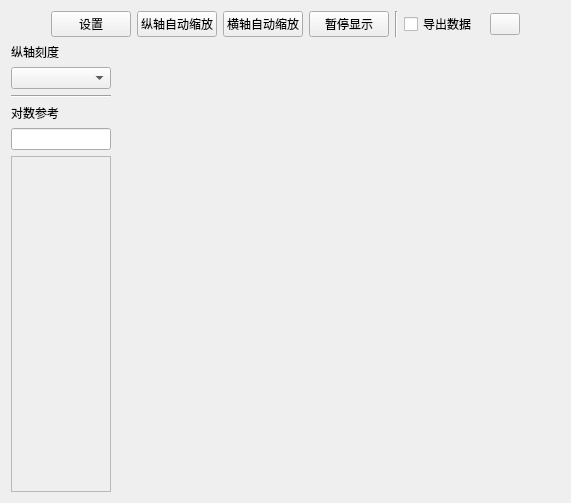
      <widget class="QWidget" name="tab_4">
       <attribute name="title">
        <string>数组</string>
       </attribute>
       <layout class="QVBoxLayout" name="verticalLayout_8">
        <item>
         <layout class="QHBoxLayout" name="horizontalLayout_13">
          <item>
           <layout class="QHBoxLayout" name="horizontalLayout_2">
            <item>
             <spacer name="horizontalSpacer_10">
              <property name="orientation">
               <enum>Qt::Horizontal</enum>
              </property>
              <property name="sizeHint" stdset="0">
               <size>
                <width>40</width>
                <height>20</height>
               </size>
              </property>
             </spacer>
            </item>
           </layout>
          </item>
          <item>
           <layout class="QHBoxLayout" name="horizontalLayout_29">
            <item>
             <widget class="QPushButton" name="ArrayTypeSettingBtn">
              <property name="text">
               <string>设置</string>
              </property>
             </widget>
            </item>
            <item>
             <widget class="QPushButton" name="arrayAutoScalingBtn">
              <property name="sizePolicy">
               <sizepolicy hsizetype="Fixed" vsizetype="Fixed">
                <horstretch>0</horstretch>
                <verstretch>0</verstretch>
               </sizepolicy>
              </property>
              <property name="minimumSize">
               <size>
                <width>0</width>
                <height>22</height>
               </size>
              </property>
              <property name="text">
               <string>纵轴自动缩放</string>
              </property>
             </widget>
            </item>
            <item>
             <widget class="QPushButton" name="arrayDefaultScalingBtn">
              <property name="sizePolicy">
               <sizepolicy hsizetype="Fixed" vsizetype="Fixed">
                <horstretch>0</horstretch>
                <verstretch>0</verstretch>
               </sizepolicy>
              </property>
              <property name="minimumSize">
               <size>
                <width>0</width>
                <height>22</height>
               </size>
              </property>
              <property name="text">
               <string>横轴自动缩放</string>
              </property>
             </widget>
            </item>
            <item>
             <widget class="QPushButton" name="arrayPauseBtn">
              <property name="sizePolicy">
               <sizepolicy hsizetype="Fixed" vsizetype="Fixed">
                <horstretch>0</horstretch>
                <verstretch>0</verstretch>
               </sizepolicy>
              </property>
              <property name="minimumSize">
               <size>
                <width>0</width>
                <height>22</height>
               </size>
              </property>
              <property name="text">
               <string>暂停显示</string>
              </property>
              <property name="checkable">
               <bool>true</bool>
              </property>
              <property name="checked">
               <bool>false</bool>
              </property>
             </widget>
            </item>
           </layout>
          </item>
          <item>
           <widget class="Line" name="line_14">
            <property name="orientation">
             <enum>Qt::Vertical</enum>
            </property>
           </widget>
          </item>
          <item>
           <layout class="QHBoxLayout" name="horizontalLayout_30">
            <item>
             <widget class="QCheckBox" name="arrayExportDataCheckbox">
              <property name="sizePolicy">
               <sizepolicy hsizetype="Fixed" vsizetype="Fixed">
                <horstretch>0</horstretch>
                <verstretch>0</verstretch>
               </sizepolicy>
              </property>
              <property name="minimumSize">
               <size>
                <width>80</width>
                <height>0</height>
               </size>
              </property>
              <property name="text">
               <string>导出数据</string>
              </property>
              <property name="checked">
               <bool>false</bool>
              </property>
             </widget>
            </item>
            <item>
             <widget class="QToolButton" name="ArrayExportFilePostionBtn">
              <property name="minimumSize">
               <size>
                <width>30</width>
                <height>22</height>
               </size>
              </property>
              <property name="maximumSize">
               <size>
                <width>30</width>
                <height>22</height>
               </size>
              </property>
              <property name="text">
               <string/>
              </property>
              <property name="icon">
               <iconset resource="ResourceFile.qrc">
                <normaloff>:/ResFile/File.png</normaloff>:/ResFile/File.png</iconset>
              </property>
             </widget>
            </item>
            <item>
             <spacer name="horizontalSpacer_11">
              <property name="orientation">
               <enum>Qt::Horizontal</enum>
              </property>
              <property name="sizeHint" stdset="0">
               <size>
                <width>40</width>
                <height>20</height>
               </size>
              </property>
             </spacer>
            </item>
           </layout>
          </item>
         </layout>
        </item>
        <item>
         <layout class="QGridLayout" name="gridLayout_4">
          <item row="0" column="0">
           <widget class="QWidget" name="widget_4" native="true">
            <property name="sizePolicy">
             <sizepolicy hsizetype="Fixed" vsizetype="Preferred">
              <horstretch>0</horstretch>
              <verstretch>0</verstretch>
             </sizepolicy>
            </property>
            <layout class="QVBoxLayout" name="verticalLayout_11">
             <property name="leftMargin">
              <number>0</number>
             </property>
             <property name="topMargin">
              <number>0</number>
             </property>
             <property name="rightMargin">
              <number>0</number>
             </property>
             <property name="bottomMargin">
              <number>0</number>
             </property>
             <item>
              <layout class="QGridLayout" name="gridLayout_6">
               <item row="3" column="0">
                <widget class="QLabel" name="label_20">
                 <property name="text">
                  <string>对数参考</string>
                 </property>
                </widget>
               </item>
               <item row="0" column="0">
                <widget class="QLabel" name="label_19">
                 <property name="sizePolicy">
                  <sizepolicy hsizetype="Fixed" vsizetype="Preferred">
                   <horstretch>0</horstretch>
                   <verstretch>0</verstretch>
                  </sizepolicy>
                 </property>
                 <property name="text">
                  <string>纵轴刻度</string>
                 </property>
                </widget>
               </item>
               <item row="4" column="0">
                <widget class="QLineEdit" name="dBNumCfgArrayEdit">
                 <property name="sizePolicy">
                  <sizepolicy hsizetype="Fixed" vsizetype="Fixed">
                   <horstretch>0</horstretch>
                   <verstretch>0</verstretch>
                  </sizepolicy>
                 </property>
                 <property name="maximumSize">
                  <size>
                   <width>100</width>
                   <height>16777215</height>
                  </size>
                 </property>
                </widget>
               </item>
               <item row="1" column="0">
                <widget class="QComboBox" name="combo_scale_type_array_Y"/>
               </item>
               <item row="2" column="0">
                <widget class="Line" name="line_20">
                 <property name="orientation">
                  <enum>Qt::Horizontal</enum>
                 </property>
                </widget>
               </item>
               <item row="5" column="0">
                <widget class="QScrollArea" name="scrollArea">
                 <property name="widgetResizable">
                  <bool>true</bool>
                 </property>
                 <widget class="QWidget" name="scrollAreaWidgetContents">
                  <property name="geometry">
                   <rect>
                    <x>0</x>
                    <y>0</y>
                    <width>98</width>
                    <height>419</height>
                   </rect>
                  </property>
                  <layout class="QVBoxLayout" name="verticalLayout_14">
                   <item>
                    <layout class="QVBoxLayout" name="verticalLayout_len"/>
                   </item>
                   <item>
                    <spacer name="verticalSpacer_5">
                     <property name="orientation">
                      <enum>Qt::Vertical</enum>
                     </property>
                     <property name="sizeHint" stdset="0">
                      <size>
                       <width>20</width>
                       <height>390</height>
                      </size>
                     </property>
                    </spacer>
                   </item>
                  </layout>
                 </widget>
                </widget>
               </item>
              </layout>
             </item>
            </layout>
           </widget>
          </item>
          <item row="0" column="1">
           <layout class="QVBoxLayout" name="verticalLayout_12">
            <item>
             <widget class="QWidget" name="ArrayGraphicsWidget" native="true">
              <property name="sizePolicy">
               <sizepolicy hsizetype="Preferred" vsizetype="Expanding">
                <horstretch>0</horstretch>
                <verstretch>0</verstretch>
               </sizepolicy>
              </property>
              <layout class="QHBoxLayout" name="horizontalLayout_14">
               <property name="spacing">
                <number>0</number>
               </property>
               <property name="leftMargin">
                <number>0</number>
               </property>
               <property name="topMargin">
                <number>0</number>
               </property>
               <property name="rightMargin">
                <number>0</number>
               </property>
               <property name="bottomMargin">
                <number>0</number>
               </property>
               <item>
                <layout class="QHBoxLayout" name="verticalLayout_Arrray">
                 <property name="leftMargin">
                  <number>0</number>
                 </property>
                </layout>
               </item>
              </layout>
             </widget>
            </item>
           </layout>
          </item>
         </layout>
        </item>
       </layout>
      </widget>
